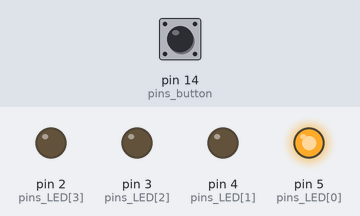
Bench run of a sketch on a simulated Arduino Uno, built with avr-gcc and run on an emulated ATmega328P. On the bench: output pins drawn as LEDs (lit = HIGH). The inputs (shaded band) are chosen by the test bench; at power-on: pin 14 (pins_button) LOW.

Above: at 0.2 s.
At 1.2 s:
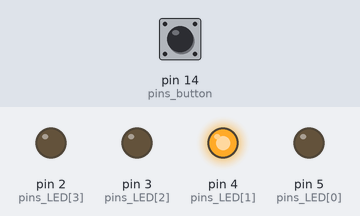
At 2.2 s:
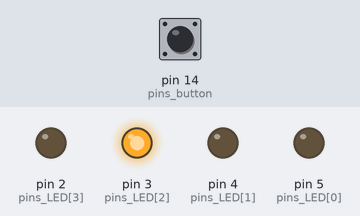
At 3.2 s:
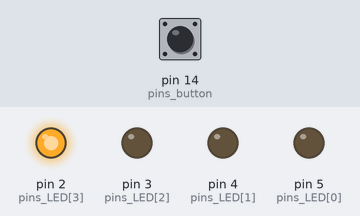
At 4.7 s:
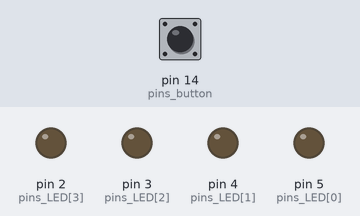
Timing chart, 0 to 5.2 s (numbered marks = the images above):
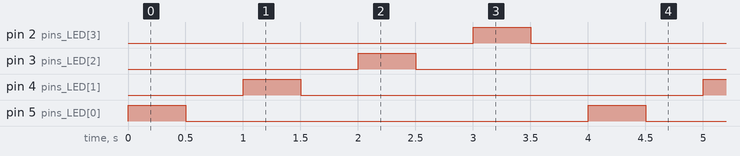

Measured:
- by itself, pin 2 (pins_LED[3]), pin 3 (pins_LED[2]), pin 4 (pins_LED[1]), pin 5 (pins_LED[0]): alternates HIGH for 0.50 s and LOW for 3.5 s
- by itself, everything shown: repeats every 4.0 s, in 8 steps

The sketch:

HW4_2.ino
```cpp
int pins_button = 14;
int pins_LED[] = {5, 4, 3, 2};

void setup() {
  Serial.begin(9600);
  pinMode(pins_button, INPUT);
  for(int i=0; i<4; i++){
    pinMode(pins_LED[i], OUTPUT);
    digitalWrite(pins_LED[i], false);
  }
}

void loop() {
  while(1) {
    for(int i=0; i<4; i++){
      digitalWrite(pins_LED[i], true);
      delay(500);
      digitalWrite(pins_LED[i], false);
      delay(500);
    }
    if(digitalRead(pins_button) == 1)
      break;
  }
  while(1){
    for(int i=3; i>=0; i--){
      digitalWrite(pins_LED[i], true);
      delay(500);
      digitalWrite(pins_LED[i], false);
      delay(500);
    }
    if(digitalRead(pins_button) == 1)
      break;
  }
}
```
